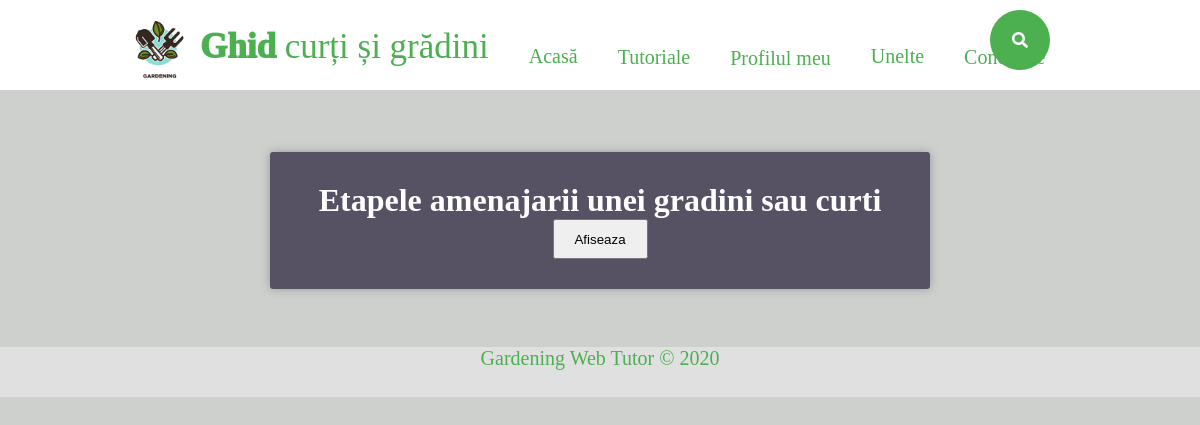
The page /php/quiz.php?quizID=4 on the database as committed earlier.
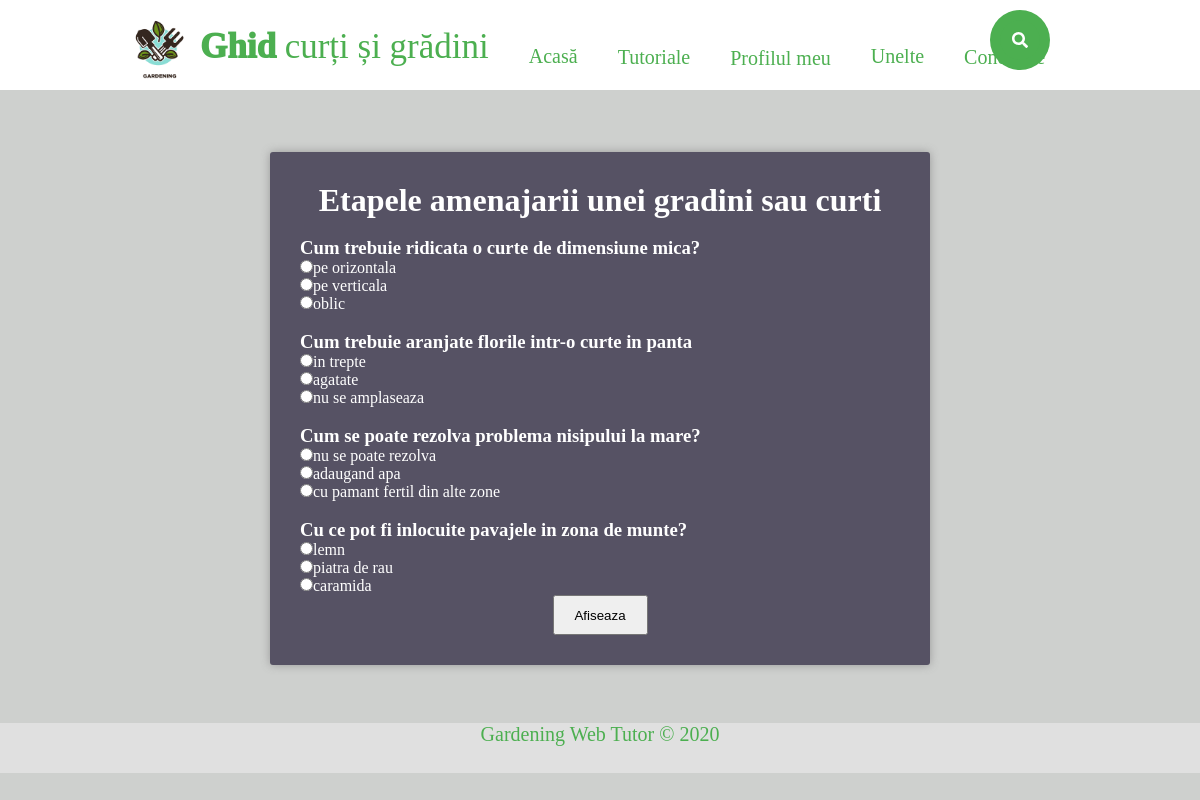
The same page on the database as committed later.
### tables this page shows
CREATE TABLE `questions` (
  `questionID` int(11) NOT NULL,
  `questionString` varchar(50) NOT NULL,
  `answerID` int(11) NOT NULL,
  `quizID` int(11) NOT NULL
);

CREATE TABLE `answers` (
  `answerID` int(11) NOT NULL,
  `answerString` varchar(30) NOT NULL,
  `questionID` int(11) NOT NULL
);

### php/quiz.php (the view, shortened to what this page needs)
<?php
require "header.php";
?>
<head>
    <link rel="stylesheet" type="text/css" href="../style/quiz.css">
</head>
<?php
require 'dbconnection.php';
?>
<body>
<div id="container">
    <h1>Etapele amenajarii unei gradini sau curti</h1>
    <form action="rezultate.php" method="post" id="quiz">
    <div class="quiz">
        <ol>
            <?php
            $userID = 1;
            $quizID = $_GET["quizID"];
            $questions = mysqli_query($conn, "select questionID, questionString from questions where quizID =".$quizID);
            $contor = 1;
            $rez = mysqli_query($conn, "select * from quizresults where userID= $userID and quizID = $quizID");
            if (mysqli_num_rows($rez) == 0)
            {
                while ($row = mysqli_fetch_array($questions)){
                echo "<li>";
                $rez = mysqli_query($conn, "select answerID, answerString from answers where questionID =".$row["questionID"]);
                echo "<h3>".$row["questionString"]."</h3>";
                while($answer =  mysqli_fetch_array($rez)){
                    echo "<div>";
                    $trans = $row["questionID"].",".$answer["answerID"];
                    echo "<input type=\"radio\" name = \"ans".$contor."\" value = \"".$trans."\""." required/>";
                    echo "<label>".$answer["answerString"]."</label>";
                    echo "</div>";
                }
                echo "</li>";
                $contor++;
                }
            echo "</div>";
            echo "<input type=\"submit\" class=\"buton\" value=\"Afiseaza\">";
            }
            ?>
    </form>
</div>
</body>
<?php
require "footer.php";
?>

### php/header.php (shortened to what this page needs)
<!DOCTYPE html>
<html lang="ro">
<head>
  <link rel="stylesheet" type="text/css" href="../style/home.css">
  <div class="header">
    <div class="inner_header">
      <div class="logo_container">
        <img src="../images/gardening.png" alt="logo" />
        <h1><span>Ghid</span> curți și grădini</h1>
      </div>
      <ul class="nav">
        <a href="./index.php">
          <li>Acasă</li>
        </a>
        <a href="./tutoriale.php">
          <li>Tutoriale</li>
        </a>
        <a href="./myProfile.php">
          <li>Profilul meu</li>
        </a>
        <a href="./unelte.html">
          <li>Unelte</li>
        </a>
        <?php
          if (isset($_SESSION['userId']))
          {
            echo '<a href="./logout.php">
            <li>Deconectare</li>
                  </a>';
          }
          else {
              echo '<a href="./login.php">
              <li>Conectare</li>
            </a>';
          }
      ?>
      </ul>
      <div class="search-box">
        <a class="search-btn" href="#">
          <i class="fas fa-search"></i>
        </a>
      </div>
    </div>
  </div>
</head>
<body>

### php/footer.php
<footer>
    <div>
      <p class="footer-company-name">Gardening Web Tutor © 2020</p>
    </div>
</footer>

### style/home.css (style rules this page uses)
* { margin:0; padding: 0; list-style: none; text-decoration: none; }
.header { width: 100%; height: 90px; display: inline-block; background-color: white; margin: 0 auto; }
.inner_header { width: 80%; height: 100%; display: block; margin: 0 auto; }
.logo_container { max-width:100%; height: 100%; display: table; float: left; }
.logo_container h1 { max-width: 100%; color: #4CAF50; height: 100%; display: table-cell; vertical-align: middle; font-family: 'Montserrat'; font-size: 35px; font-weight: 200; }
.logo_container h1 span { max-width: 100%; font-weight: 1000; }
.logo_container img { max-width: 100%; height: 69px; float: middle; padding: 10px 0px; }
.nav { max-width: 100%; float: left; height: 80px; padding: 10px 0px 20px 20px; }
.nav a { max-width: 100%; height: 80px; display:table; float: left; padding: 0px 20px; }
.nav a li { max-width: 100%; display :table-cell; vertical-align: middle; height: 90px; color:#4CAF50; font-family: 'Montserrat'; font-size: 20px; }
body { max-width: 100%; margin:0; padding:0; background-color: #CED0CE; }
.search-box { max-width: 100%; position: absolute; top: 5%; left:85%; transform: translate(-50%,-50%); background: #4CAF50; height: 40px; border-radius: 40px; padding:10px; }
.search-btn { max-width: 100%; color: white; float: right; width: 40px; height: 40px; border-radius: 50%; background: #4CAF50; display: flex; justify-content: center; align-items: center; transition: 0.4s; }
footer { max-width: 100%; position: relative; left: 0; bottom: 0; width: 100%; height: 50px; background-color: #E0E0E0; margin: 0 auto; font-family: 'Montserrat'; font-size: 20px; color: #4CAF50; text-align: left; }
.footer-company-name { width: 100%; position: relative; left: 0; bottom: 0; }
@media screen and (max-width:1200px) { footer .footer-company-name { display: block; position: relative; width: 100%; text-align: center; } }

### style/quiz.css (style rules this page uses)
* { margin:0; padding: 0; list-style: none; text-decoration: none; }
.header { width: 100%; height: 90px; display: inline-block; background-color: white; margin: 0 auto; }
.inner_header { width: 80%; height: 100%; display: block; margin: 0 auto; }
.logo_container { max-width:100%; height: 100%; display: table; float: left; }
.logo_container h1 { max-width: 100%; color: #4CAF50; height: 100%; display: table-cell; vertical-align: middle; font-family: 'Montserrat'; font-size: 35px; font-weight: 200; }
.logo_container h1 span { max-width: 100%; font-weight: 1000; }
.logo_container img { max-width: 100%; height: 69px; float: middle; padding: 10px 0px; }
.nav { max-width: 100%; float: left; height: 80px; padding: 10px 0px 20px 20px; }
.nav a { max-width: 100%; height: 80px; display:table; float: left; padding: 0px 20px; }
.nav a li { max-width: 100%; display :table-cell; vertical-align: middle; height: 90px; color:#4CAF50; font-family: 'Montserrat'; font-size: 20px; }
.search-box { max-width: 100%; position: absolute; top: 5%; left:85%; transform: translate(-50%,-50%); background: #4CAF50; height: 40px; border-radius: 40px; padding:10px; }
.search-btn { max-width: 100%; color: white; float: right; width: 40px; height: 40px; border-radius: 50%; background: #4CAF50; display: flex; justify-content: center; align-items: center; transition: 0.4s; }
body { max-width: 100%; margin:0; padding:0; background-color: #CED0CE; }
h1 { text-align: center; }
.buton { width: 95px; height: 40px; margin-left: 45%; margin-right: 45%; margin: 0 auto; display: block; }
#container { width:50%; margin: 58px auto; padding: 30px 30px; background-color: #565264; border-radius:3px; color: #fff; box-shadow: 0 0 10px 0 #999; }
li { padding-top: 3%; }

Rows that differ between the two databases and show on the page:
added questions: questionString "Cum trebuie ridicata o curte de dimensiune mica?"
added answers: answerString "pe orizontala", shown under "Cum trebuie ridicata o curte de dimensiune mica?"
added answers: answerString "pe verticala", shown under "Cum trebuie ridicata o curte de dimensiune mica?"
added answers: answerString "oblic", shown under "Cum trebuie ridicata o curte de dimensiune mica?"
added questions: questionString "Cum trebuie aranjate florile intr-o curte in panta"
added answers: answerString "in trepte", shown under "Cum trebuie aranjate florile intr-o curte in panta"
added answers: answerString "agatate", shown under "Cum trebuie aranjate florile intr-o curte in panta"
added answers: answerString "nu se amplaseaza", shown under "Cum trebuie aranjate florile intr-o curte in panta"
added questions: questionString "Cum se poate rezolva problema nisipului la mare?"
added answers: answerString "nu se poate rezolva", shown under "Cum se poate rezolva problema nisipului la mare?"
added answers: answerString "adaugand apa", shown under "Cum se poate rezolva problema nisipului la mare?"
added answers: answerString "cu pamant fertil din alte zone", shown under "Cum se poate rezolva problema nisipului la mare?"
added questions: questionString "Cu ce pot fi inlocuite pavajele in zona de munte?"
added answers: answerString "lemn", shown under "Cu ce pot fi inlocuite pavajele in zona de munte?"
added answers: answerString "piatra de rau", shown under "Cu ce pot fi inlocuite pavajele in zona de munte?"
added answers: answerString "caramida", shown under "Cu ce pot fi inlocuite pavajele in zona de munte?"
